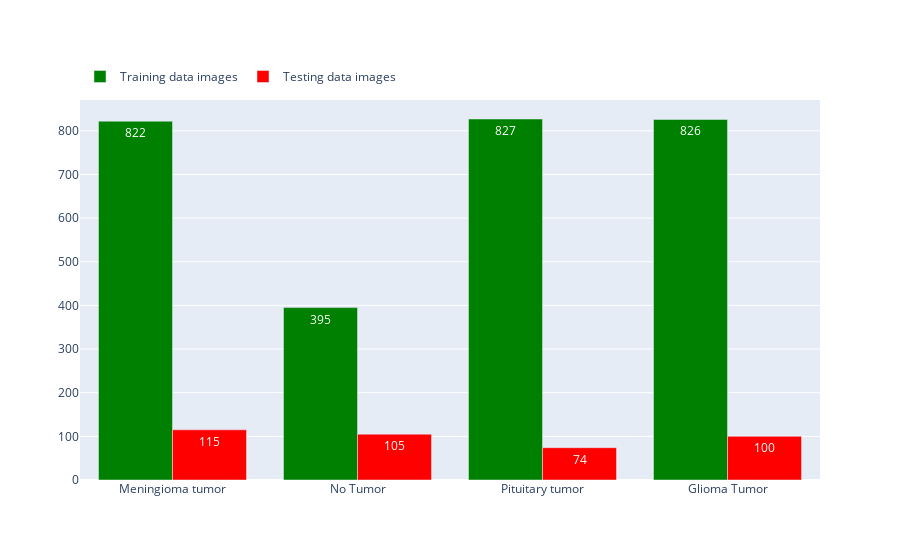

The code cell stored with this chart in its notebook:
### Markdown cell above
# <span style='color: darkblue'> Exploring Class Distribution Statistics: Unveiling Insights from Data Balance </span>

### Code cell
counts = Counter()
# Use Counter to count occurrences
counts_train = Counter(Y_train_shuffled)
count_test = Counter(Y_test_shuffled)

numeric_labels_train_unique= list(counts_train.keys() )
labels_train = [class_names[k] for k in numeric_labels_train_unique ]
count_trainn = list(counts_train.values())

numeric_labels_test_unique = list(count_test.keys())
labels_test = [class_names[i] for i in numeric_labels_test_unique ]
count_testt = list(count_test.values())

fig = go.Figure(data=[
    go.Bar(name='Training data images', x=labels_train, y=count_trainn,
            text=count_trainn, textposition='auto', marker=dict(color='green')),
    go.Bar(name='Testing data images', x=labels_test, y=count_testt,
            text=count_testt, textposition='auto', marker=dict(color='red'))
])
fig.update_layout(
    barmode='group',
    legend=dict(
        orientation='h',  # horizontal legend
        yanchor='top',    # anchor to the top of the plot
        y=1.1             # position the legend just above the plot
    )
)
# Change the bar mode
#fig.update_layout(barmode='stack')
#fig.show()
fig.update_traces(texttemplate='%{text}', textposition='inside')

fig.show()

### Figure 1 — Plotly figure (JSON) as saved in the notebook; plotly's stock layout.template omitted (floating-point values rounded to 4 significant figures)
{"data": [{"marker": {"color": "green"}, "name": "Training data images", "text": ["822", "395", "827", "826"], "textposition": "inside", "texttemplate": "%{text}", "type": "bar", "x": ["Meningioma tumor", "No Tumor", "Pituitary tumor", "Glioma Tumor"], "y": [822, 395, 827, 826]}, {"marker": {"color": "red"}, "name": "Testing data images", "text": ["100", "115", "74", "105"], "textposition": "inside", "texttemplate": "%{text}", "type": "bar", "x": ["Glioma Tumor", "Meningioma tumor", "Pituitary tumor", "No Tumor"], "y": [100, 115, 74, 105]}], "layout": {"barmode": "group", "legend": {"orientation": "h", "y": 1.1, "yanchor": "top"}}}
